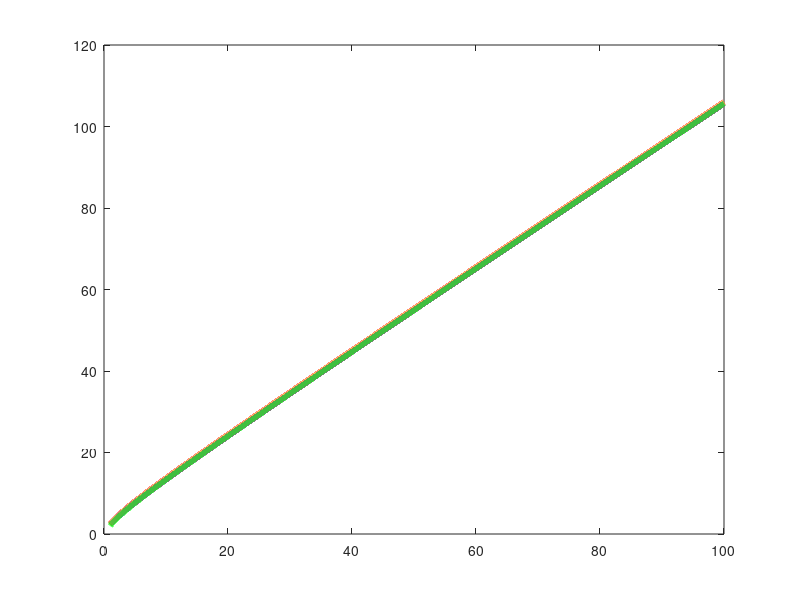

MATLAB code for this plot:
x = 1:.001:100;
y = x+(1+x).*log(1+x)-x.*log(x);
yu = x+log(x)+1.4;
yl = x+log(x)+1;

plot(x,y,'linewidth',4)
hold on
plot(x,yu,'linewidth',4)
plot(x,yl,'g','linewidth',4)
hold off
